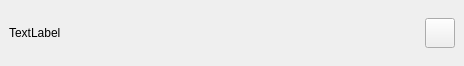
<?xml version="1.0" encoding="UTF-8"?>
<ui version="4.0">
 <class>FormDialogHeader</class>
 <widget class="QWidget" name="FormDialogHeader">
  <property name="geometry">
   <rect>
    <x>0</x>
    <y>0</y>
    <width>464</width>
    <height>66</height>
   </rect>
  </property>
  <property name="windowTitle">
   <string>Form</string>
  </property>
  <property name="styleSheet">
   <string notr="true"/>
  </property>
  <layout class="QGridLayout" name="gridLayout_2">
   <property name="leftMargin">
    <number>0</number>
   </property>
   <property name="topMargin">
    <number>0</number>
   </property>
   <property name="rightMargin">
    <number>0</number>
   </property>
   <property name="bottomMargin">
    <number>0</number>
   </property>
   <property name="spacing">
    <number>0</number>
   </property>
   <item row="0" column="0">
    <widget class="QWidget" name="widget" native="true">
     <layout class="QGridLayout" name="gridLayout">
      <property name="leftMargin">
       <number>9</number>
      </property>
      <property name="topMargin">
       <number>9</number>
      </property>
      <property name="rightMargin">
       <number>9</number>
      </property>
      <property name="bottomMargin">
       <number>9</number>
      </property>
      <property name="spacing">
       <number>6</number>
      </property>
      <item row="0" column="0">
       <widget class="QLabel" name="label_title">
        <property name="text">
         <string>TextLabel</string>
        </property>
       </widget>
      </item>
      <item row="0" column="1">
       <spacer name="horizontalSpacer">
        <property name="orientation">
         <enum>Qt::Horizontal</enum>
        </property>
        <property name="sizeHint" stdset="0">
         <size>
          <width>347</width>
          <height>12</height>
         </size>
        </property>
       </spacer>
      </item>
      <item row="0" column="2">
       <widget class="QPushButton" name="pushButton_close">
        <property name="sizePolicy">
         <sizepolicy hsizetype="Fixed" vsizetype="Fixed">
          <horstretch>0</horstretch>
          <verstretch>0</verstretch>
         </sizepolicy>
        </property>
        <property name="minimumSize">
         <size>
          <width>30</width>
          <height>30</height>
         </size>
        </property>
        <property name="maximumSize">
         <size>
          <width>30</width>
          <height>30</height>
         </size>
        </property>
        <property name="text">
         <string/>
        </property>
       </widget>
      </item>
     </layout>
    </widget>
   </item>
  </layout>
 </widget>
 <resources/>
 <connections/>
</ui>
